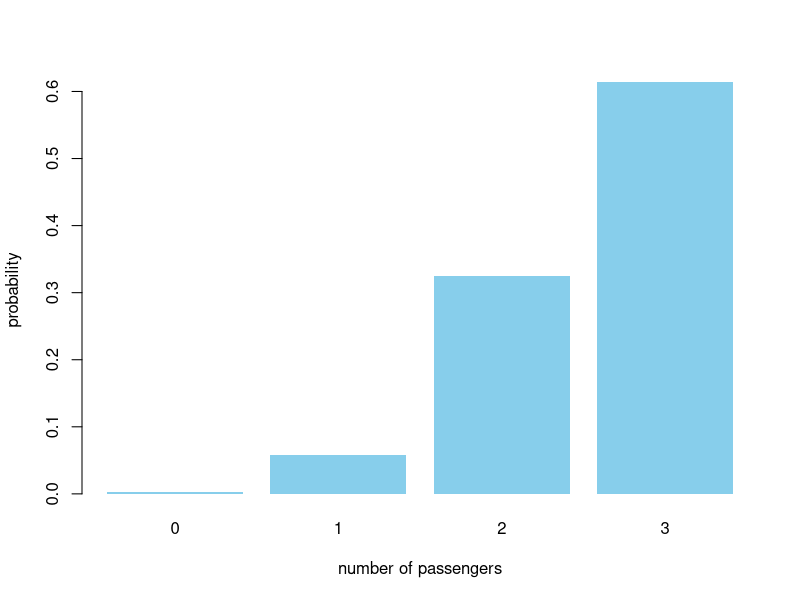
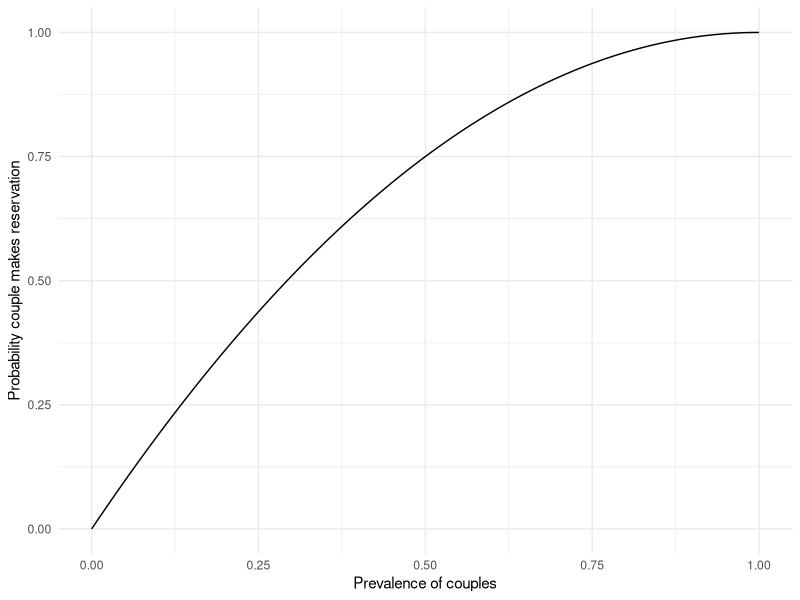
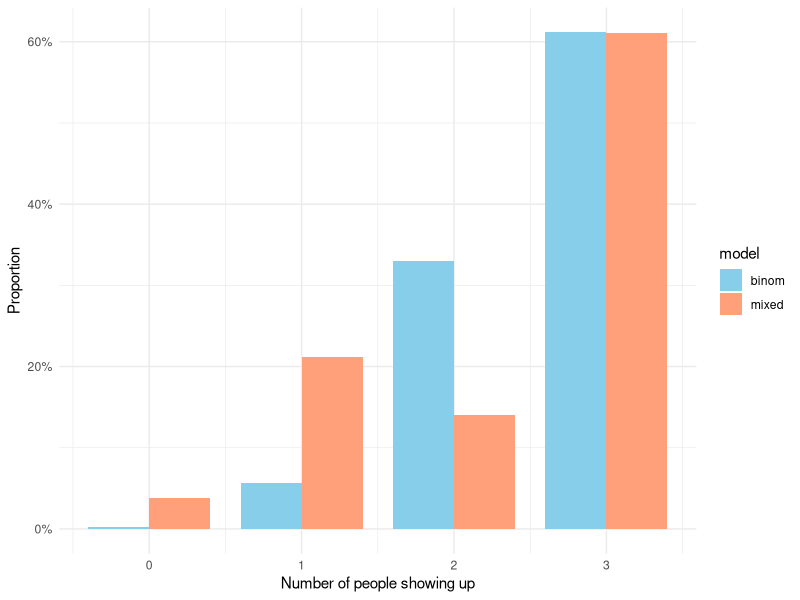
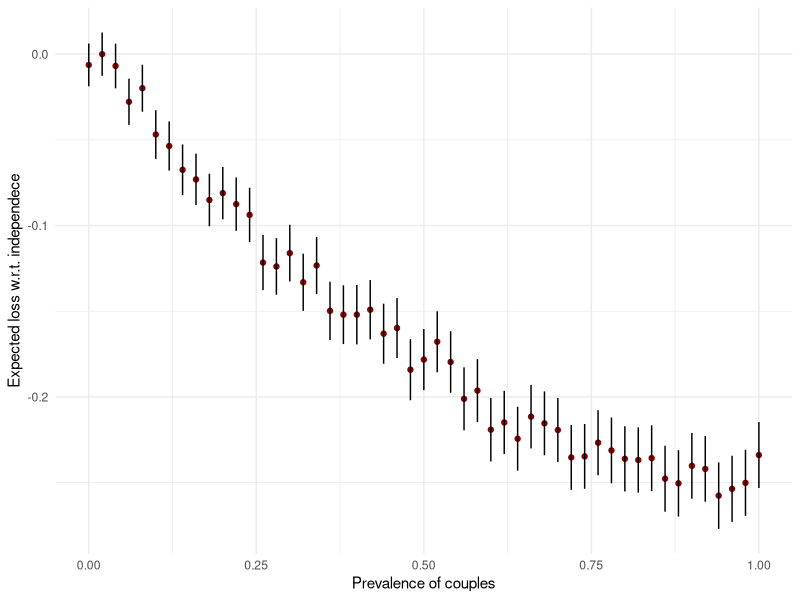

These figures' R source, in order:
## ---- chunk 1
setNames(dbinom(0:3, size = 3, prob = 0.85), 0:3) |> 
    barplot(
        col = "skyblue", border = NA,
        xlab = "number of passengers", ylab = "probability"
    )
## ---- chunk 2
#| message: false
#| warning: false

library(tidyverse)
set.seed(13131)

prevalence_couples <- 0.6
prob_couple <- 0.6 + 0.4 * 0.6  # (1 - (1 - 0.6)**2)
prob_showup <- 0.85
## ---- chunk 3
#| code-fold: true
#| code-summary: Show code for simulating reservations by couples

# validate final proportion of couples and individuals
reservations <- replicate(n = 10000, {
    first_reservation <- rbinom(1, 1, prevalence_couples)
    first <- ifelse(first_reservation == 1, "CC", "I")  # if-else expression
    if (first == "CC") { second <- "I" } 
    else {
        second_reservation <- rbinom(1, 1, prevalence_couples)
        second <- ifelse(second_reservation == 1, "CC", "II")
    }
    paste0(first, second)
}) 

reservations |> grepl(pattern = "C") |> table() / 10000
## ---- chunk 4
simulate_customers <- function(
    prevalence_couples = 0.6,
    prob_showup = 0.85,
    nr_sim = 10000
) {
    prob_couple <- prevalence_couples + 
        (1 - prevalence_couples) * prevalence_couples

    replicate(n = nr_sim, {
        has_couple <- rbinom(1, 1, prob_couple)
        y_ind <- rbinom(1, 3 - 2*has_couple, prob_showup)
        y_mix <- has_couple * 2 * rbinom(1, 1, prob_showup^2)
        y_ind + y_mix
    }) |> table() / nr_sim
}

simulate_customers()
## ---- chunk 5
#| column: margin
#| code-fold: true
#| code-summary: Relation between prevalence and probability of a couple making reservation
#| fig.cap: Think why does this curve for probability of couples making a reservation as a function of couple's prevalence have this particular shape. 

tibble(
    prevalence_couples = seq(0, 1, 0.01),
    prob_couple = prevalence_couples + (1 - prevalence_couples) * prevalence_couples
) |> 
    ggplot(aes(x = prevalence_couples, y = prob_couple)) + 
    geom_line() + 
    labs(x = "Prevalence of couples", y = "Probability couple makes reservation") + 
    theme_minimal()
## ---- chunk 6
nr_sim <- 10000
sim <- tibble(
    has_couple = rbinom(nr_sim, 1, prob_couple),
    nr_individ = 3 - 2*has_couple,
    y_ind = purrr::map_int(nr_individ, \(x) rbinom(1, x, prob_showup)),
    y = y_ind + has_couple * 2 * purrr::map_int(has_couple, \(x) rbinom(1, 1, prob_showup^2)),
    model = "mixed"
) |> 
    select(y, model) |>
    rbind(tibble(
        y = rbinom(nr_sim, 3, prob_showup),
        model = "binom"
    )) |>
    group_by(model) |>
    count(y) |>
    mutate(prob = n / sum(n))
## ---- chunk 7
sim |>
    ggplot(aes(x = y, y = prob, fill = model)) + 
    geom_col(position = "dodge", width = 0.8) + 
    labs(x = "Number of people showing up", y = "Proportion") +
    # scale_fill_viridis_d(option = "E") + 
    scale_fill_manual(
        values = c("skyblue", "lightsalmon"), 
        breaks = c("binom", "mixed")
    ) + 
    scale_y_continuous(labels = scales::percent_format()) + 
    theme_minimal()
## ---- chunk 8
#| code-fold: true
#| fig-cap: Notice that we have a huge implicit assumption of unlimited demand. This means that after a certain threshold, it doesn't matter if the proportion of couples grows, as we'll always find another individual who makes a reservation. Thus, the distribution will be given by $Y_{mix}$.

set.seed(11131)

prob_grid <- seq(0, 1, 0.02)
sapply(
    prob_grid, 
    FUN = \(x) simulate_customers(prevalence_couples = x, prob_showup = 0.85, nr_sim = nr_sim)
) |> t() |> data.frame() |> tibble() |>
    mutate(
        prevalence = prob_grid,
        expect = 0 * X0 + 1 * X1 + 2 * X2 + 3 * X3,
        variance = (0^2*X0 + 1^2*X1 + 2^2*X2 + 3^2*X3) - expect ^2,
        loss_due_couples = expect - max(expect),
        loss_upper = loss_due_couples + 2 * sqrt(variance / nr_sim),
        loss_lower = loss_due_couples - 2 * sqrt(variance / nr_sim)
    ) |>
    ggplot(aes(x = prevalence, y = loss_due_couples)) + 
    geom_point(color = "darkred") +
    geom_segment(aes(
        y = loss_lower, yend = loss_upper, 
        x = prevalence, xend = prevalence
    )) +
    labs(x = "Prevalence of couples", y = "Expected loss w.r.t. independece") + 
    theme_minimal()
